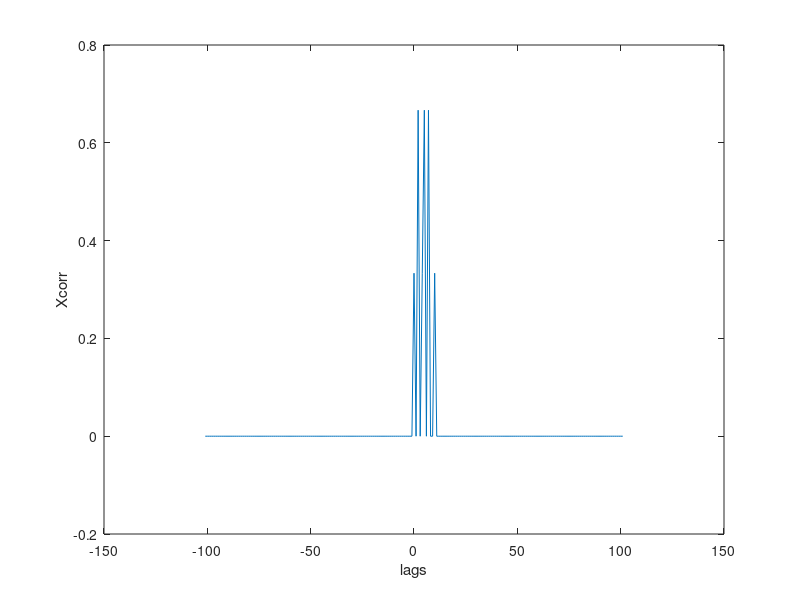

Here is the MATLAB script that generated this plot:
x1=zeros(1,101);
x1([51 53 56])=1;
x2=zeros(1,101);
x2([46 49 51])=1;
xcorr(x1,x2,101);
[r,lags]=xcorr(x1,x2,101,'normalized');
plot(lags,r);xlabel('lags');ylabel('Xcorr');